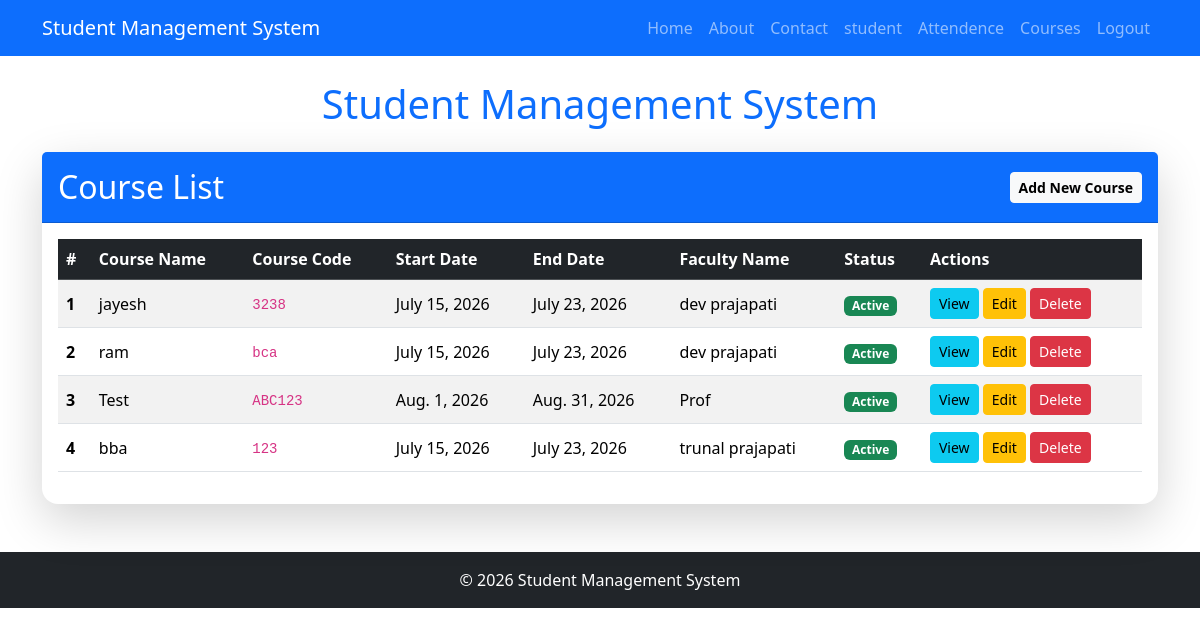
The page /course/list/ (signed in) on the database its author committed.
### student/models.py (models this page shows, shortened)
class Course(models.Model):
    course_name=models.CharField(max_length=100)
    course_code=models.CharField(max_length=20,unique=True)
    start_date=models.DateField()
    end_date=models.DateField()
    faculty_name=models.CharField(max_length=100)
    is_active=models.BooleanField(default=True)

### student/views.py (the view)
# urls.py: path('course/list/', views.CourseListView.as_view(), name='course_list'),
class CourseListView(LoginRequiredMixin, ListView):
    model = Course
    template_name = 'Course_crud/course_list.html'
    context_object_name = 'courses'

### student/Templates/Course_crud/course_list.html
{% extends 'base.html' %}
{% block content %}
<div class="card shadow-lg border-0 rounded-4">
    <div class="card-header bg-primary text-white d-flex justify-content-between align-items-center py-3">
        <h2 class="mb-0">Course List</h2>
        <a href="{% url 'course_add' %}" class="btn btn-light btn-sm fw-bold">Add New Course</a>
    </div>
    <div class="card-body">
        <table class="table table-striped table-hover align-middle">
            <thead class="table-dark">
                <tr>
                    <th scope="col">#</th>
                    <th scope="col">Course Name</th>
                    <th scope="col">Course Code</th>
                    <th scope="col">Start Date</th>
                    <th scope="col">End Date</th>
                    <th scope="col">Faculty Name</th>
                    <th scope="col">Status</th>
                    <th scope="col">Actions</th>
                </tr>
            </thead>
            <tbody>
                {% for course in courses %}
                <tr>
                    <th scope="row">{{ forloop.counter }}</th>
                    <td>{{ course.course_name }}</td>
                    <td><code>{{ course.course_code }}</code></td>
                    <td>{{ course.start_date }}</td>
                    <td>{{ course.end_date }}</td>
                    <td>{{ course.faculty_name }}</td>
                    <td>
                        {% if course.is_active %}
                        <span class="badge bg-success">Active</span>
                        {% else %}
                        <span class="badge bg-secondary">Inactive</span>
                        {% endif %}
                    </td>
                    <td>
                        <a href="{% url 'course_detail' course.pk %}" class="btn btn-info btn-sm" title="View Details">View</a>
                        <a href="{% url 'course_update' course.pk %}" class="btn btn-warning btn-sm" title="Edit">Edit</a>
                        <a href="{% url 'course_delete' course.pk %}" class="btn btn-danger btn-sm" title="Delete">Delete</a>
                    </td>
                </tr>
                {% empty %}
                <tr>
                    <td colspan="8" class="text-center text-muted">No courses found.</td>
                </tr>
                {% endfor %}
            </tbody>
        </table>
    </div>
</div>
{% endblock %}

### rows shown on the page
Course: course_name "jayesh", course_code "3238", start_date "July 15, 2026", end_date "July 23, 2026", faculty_name "dev prajapati", is_active "Active"
Course: course_name "ram", course_code "bca", start_date "July 15, 2026", end_date "July 23, 2026", faculty_name "dev prajapati", is_active "Active"
Course: course_name "Test", course_code "ABC123", start_date "Aug. 1, 2026", end_date "Aug. 31, 2026", faculty_name "Prof", is_active "Active"
Course: course_name "bba", course_code "123", start_date "July 15, 2026", end_date "July 23, 2026", faculty_name "trunal prajapati", is_active "Active"
